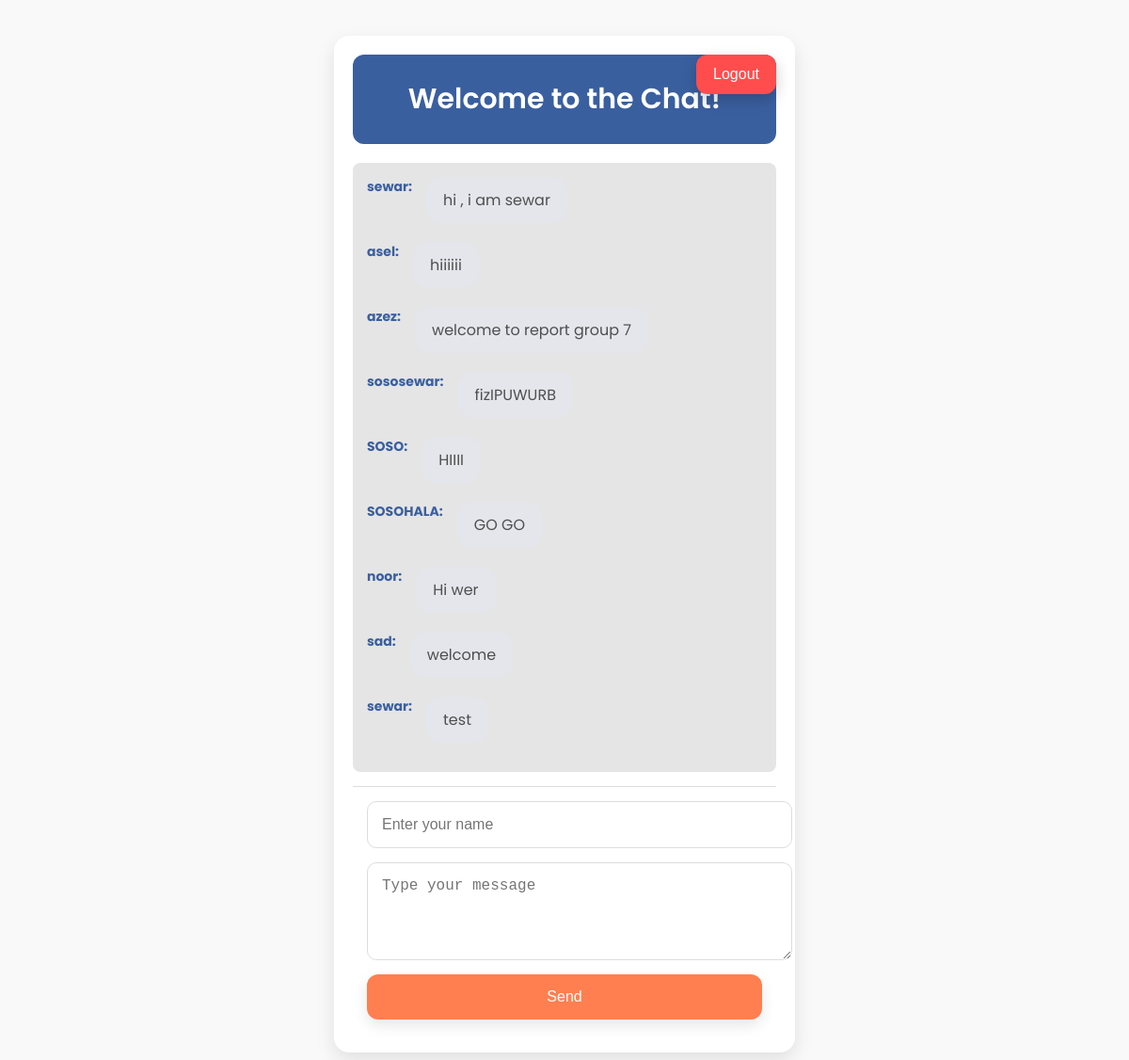
Page /chat/ on the committed database.
### accounts/models.py (models this page shows, shortened)
class Message(models.Model):
    name = models.CharField(max_length=100, default="Anonymous")  # שם משתמש
    content = models.TextField()  # תוכן ההודעה
    timestamp = models.DateTimeField(auto_now_add=True)  # זמן יצירת ההודעה

### accounts/views.py (the view)
# urls.py: path('chat/', views.chat_view, name='chat'),  # דף הצ'אט הראשי
def chat_view(request):
    messages = Message.objects.order_by('timestamp')
    return render(request, 'chat_view.html', {'messages': messages})

### templates/chat_view.html (shortened to what this page needs)
<!DOCTYPE html>
<html lang="en">
<head>
</head>
<body>
<div id="chat-container">
    <header>
        <h1>Welcome to the Chat!</h1>
    </header>
    <button class="logout-btn" onclick="logout()">Logout</button>
    <div id="chat-window">
        {% for message in messages %}
            <div class="message {% if message.name == 'Anonymous' %}sent{% else %}received{% endif %}">
                <span class="username">{{ message.name }}:</span>
                <span class="content">{{ message.content }}</span>
            </div>
        {% endfor %}
    </div>
    <form id="chat-form">
        <input type="text" id="username" placeholder="Enter your name" required>
        <textarea id="message" rows="4" placeholder="Type your message" required></textarea>
        <button type="submit">Send</button>
    </form>
</div>
</body>
</html>

### templates/chat_view.html (style rules this page uses)
body { font-family: 'Poppins', sans-serif; margin: 0; padding: 0; background-color: #f9f9f9; color: #333; display: flex; justify-content: center; align-items: center; height: 100vh; }
#chat-container { display: flex; flex-direction: column; justify-content: flex-end; height: 90vh; width: 450px; background-color: #ffffff; border-radius: 16px; box-shadow: 0 8px 20px rgba(0, 0, 0, 0.1); overflow: hidden; position: relative; padding: 20px; }
header { background-color: #3a5f9f; color: white; padding: 25px; text-align: center; border-radius: 12px; margin-bottom: 20px; }
header h1 { font-size: 30px; font-weight: 600; margin: 0; }
#chat-window { padding: 15px; height: 70%; overflow-y: scroll; flex-grow: 1; background-color: #e5e5e5; margin-bottom: 15px; border-radius: 8px; }
.message { display: flex; align-items: flex-start; margin-bottom: 20px; }
.message .username { font-weight: bold; margin-right: 15px; color: #3a5f9f; font-size: 14px; }
.message .content { background-color: #dcf8c6; padding: 12px 18px; border-radius: 16px; max-width: 80%; word-wrap: break-word; font-size: 16px; }
.message.received .content { background-color: #e4e6eb; color: #4f4f4f; }
form { display: flex; flex-direction: column; padding: 15px; background-color: #ffffff; border-top: 1px solid #ddd; }
input, textarea { padding: 15px; border-radius: 10px; border: 1px solid #ddd; margin-bottom: 15px; width: 100%; font-size: 16px; }
button { background-color: #ff7f50; color: white; padding: 15px; border: none; border-radius: 12px; cursor: pointer; font-size: 16px; box-shadow: 0 6px 15px rgba(0, 0, 0, 0.1); }
.logout-btn { position: absolute; top: 20px; right: 20px; background-color: #ff4d4d; color: white; border: none; padding: 12px 18px; font-size: 16px; cursor: pointer; border-radius: 12px; box-shadow: 0 6px 15px rgba(0, 0, 0, 0.2); }

### rows in the picture
Message: name "sewar", content "hi , i am sewar"
Message: name "asel", content "hiiiiii"
Message: name "azez", content "welcome to report group 7"
Message: name "sososewar", content "fizIPUWURB"
Message: name "SOSO", content "HIIII"
Message: name "SOSOHALA", content "GO GO"
Message: name "noor", content "Hi wer"
Message: name "sad", content "welcome"
Message: name "sewar", content "test"
